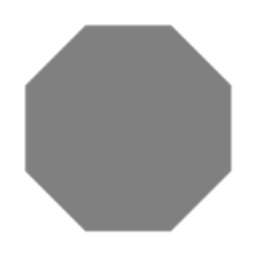
#> input picture computer-vision/computer-vision-udacity/2A-L5/images/octagon.png, 256 x 256 px
$ python gradient_quiz.py
#> lines starting #> are read from the running program, lines starting #| are printed output that depends on the picture; after the words box and inside, x2 and y2 are one past the last pixel; in counts of white or black regions, pixels touching at a corner belong together
import cv2
import numpy as np
from typing import List


def normalize(img_in: List[float]) -> List[float]:
    img_out = np.zeros(img_in.shape)
    cv2.normalize(
        img_in,
        img_out,
        alpha=0,
        beta=255,
        norm_type=cv2.NORM_MINMAX)
    return img_out

# Gradient Direction


def select_gdir(
        gmag: List[float],
        gdir: List[int],
        mag_min: int,
        angle_low: int,
        angle_high: int) -> List[float]:
    # TODO: Find and return pixels that fall within the desired mag, angle
    # range
    res = np.logical_and(gmag >= mag_min, gdir >= angle_low)
    res = np.logical_and(res, gdir <= angle_high)
    return res.astype(np.uint8) * 255.


# Load and convert image to double type, range [0, 1] for convenience
img = cv2.imread('images/octagon.png', 0) / 255.
#> img: shape (256, 256) float64; min 0.502, max 1, mean 0.733
cv2.imshow('Image', img)  # assumes [0, 1] range for double images

# Compute x, y gradients
gx = cv2.Sobel(img, -1, dx=1, dy=0)
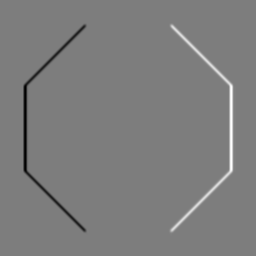
#> gx: shape (256, 256) float64; min -1.29, max 1.32, mean -1.36e-20; drawn with min black and max white
gy = cv2.Sobel(img, -1, dx=0, dy=1)
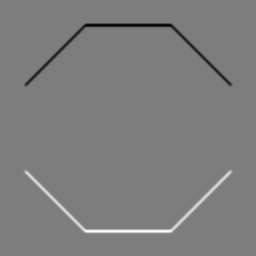
#> gy: shape (256, 256) float64; min -1.29, max 1.32, mean 0; drawn with min black and max white
cv2.imshow('Gx', gx)
cv2.imshow('Gy', gy)
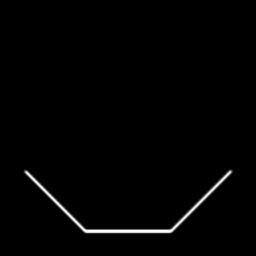
#> window 'Gy': shape (256, 256); min 0, max 255, mean 3

gmag = np.sqrt(gx**2 + gy**2)
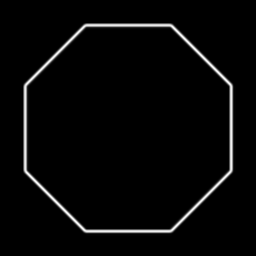
#> gmag: shape (256, 256) float64; min 0, max 1.39, mean 0.0414; drawn with min black and max white

# The minus sign here is used based on how imgradient is implemented in octave
# See
# https://sourceforge.net/p/octave/image/ci/default/tree/inst/imgradient.m#l61
gdir = np.arctan2(-gy, gx) * 180 / np.pi
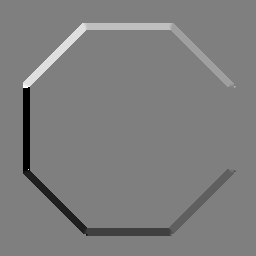
#> gdir: shape (256, 256) float64; min -180, max 179.5, mean -1.6; drawn with min black and max white
cv2.imshow('Gmag', gmag / (4 * np.sqrt(2)))
cv2.imshow('Gdir', normalize(gdir).astype(np.uint8))

# Find pixels with desired gradient direction
my_grad = select_gdir(gmag, gdir, 1, 30, 60)
#> in select_gdir, `res = np.logical_and(gmag >= mag_min, gdir >= angle_low)`:
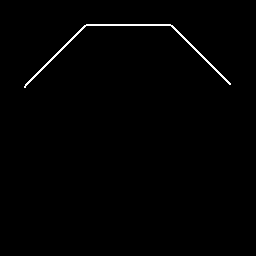
#> res: shape (256, 256) bool; 0.81% white in thin lines or dots, all inside (x1, y1, x2, y2) = (24, 24, 231, 88)
#> in select_gdir, `res = np.logical_and(res, gdir <= angle_high)`:
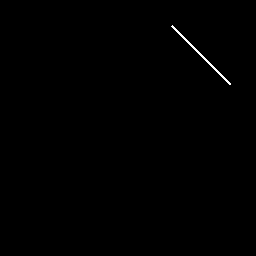
#> res: shape (256, 256) bool; 0.27% white in thin lines or dots, all inside (x1, y1, x2, y2) = (171, 25, 231, 85)
cv2.imshow('My Grad', my_grad)
cv2.waitKey(0)
